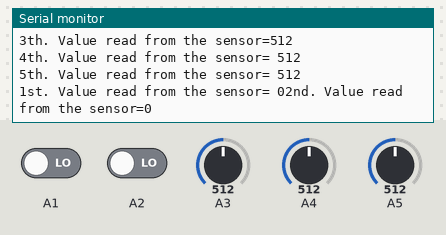
A sketch run on a simulated Arduino Uno, built with avr-gcc and run on an emulated ATmega328P. On the bench: the last lines printed to the serial monitor. Inputs (shaded band) come from the test bench; at power-on: A3 = 512, A4 = 512, A5 = 512, A1 LOW, A2 LOW.

Above: at 1.2 s.
1.3 s: A3 set to 109
4.3 s: A3 set to 88
7.3 s: A4 set to 104
At 7.81 s:
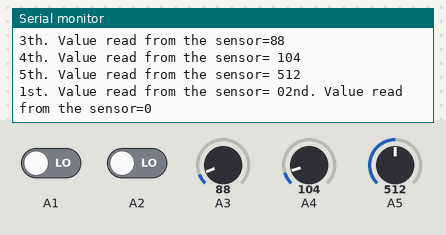
10.3 s: A4 set to 90
At 10.63 s:
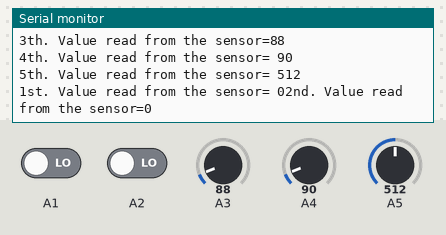
13.3 s: A5 set to 108
At 13.63 s:
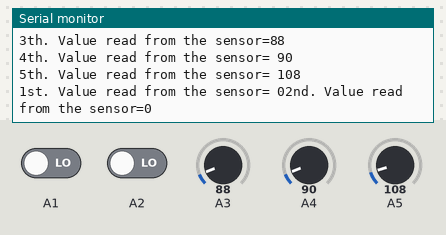
16.3 s: A5 set to 94
At 16.62 s:
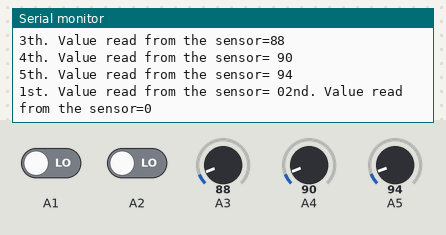
Timing chart, 0 to 19.3 s (numbered marks = the images above; inputs shaded):
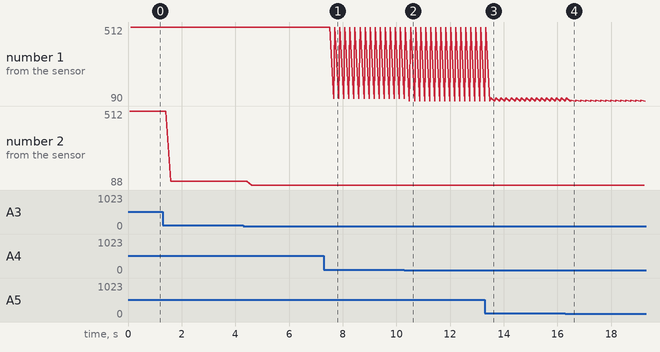

Measured:
- after the input at 7.3 s, the serial monitor: prints a new line after 0.36 s (image 1)
- after the input at 10.3 s, the serial monitor: prints a new line after 0.19 s (image 2)
- after the input at 13.3 s, the serial monitor: prints a new line after 0.22 s (image 3)
- after the input at 16.3 s, the serial monitor: prints a new line after 0.22 s (image 4)
- plotted number 1: 512 → 104 after the input at 7.3 s, 104 → 90 after the input at 10.3 s, 90 → 94 after the input at 16.3 s
- plotted number 2: 512 → 109 after the input at 1.3 s, 109 → 88 after the input at 4.3 s

The sketch:

TCRT5000L_testcode.ino
```cpp
int referancevalue = 600; // value that distinguishes Black and white surface
//the reference should be redefined according to the values read from the sensor,because this value varies depending on the environment and the sensor to determine the reference point, the value read on the black surface and the average of the value read on the white surface can be taken

void setup()
{
  Serial.begin(9600); // we started serial communication at 9600 baud rate to send data

}

void loop()
{
  int sensorvalue1 = digitalRead(A1); // Analog value from Sensor 5 is converted to digital
  int sensorvalue2 = digitalRead(A2); // Analog value from Sensor 4 is converted to digital
  int sensorvalue3 = analogRead(A3);// Analog value from Sensor 3 is converted to digital
  int sensorvalue4 = analogRead(A4);// Analog value from Sensor 2 is converted to digital
  int sensorvalue5 = analogRead(A5);// Analog value from Sensor 1 is converted to digital
 Serial.print("1st. Value read from the sensor= ");
 Serial.print(sensorvalue1); //The value read from Sensor 1 is printed on the screen. This value can be adjusted according to the reference
 Serial.print("2nd. Value read from the sensor=");
 Serial.println(sensorvalue2); //The value read from Sensor 2 is printed on the screen. This value can be adjusted according to the reference
 Serial.print("3th. Value read from the sensor=");
 Serial.println(sensorvalue3); //The value read from Sensor 3 is printed on the screen. This value can be adjusted according to the reference
 Serial.print("4th. Value read from the sensor= ");
 Serial.println(sensorvalue4); //The value read from Sensor 4 is printed on the screen. This value can be adjusted according to the reference
 Serial.print("5th. Value read from the sensor= ");
 Serial.println(sensorvalue5); //The value read from Sensor 5 is printed on the screen. This value can be adjusted according to the reference

}
```
